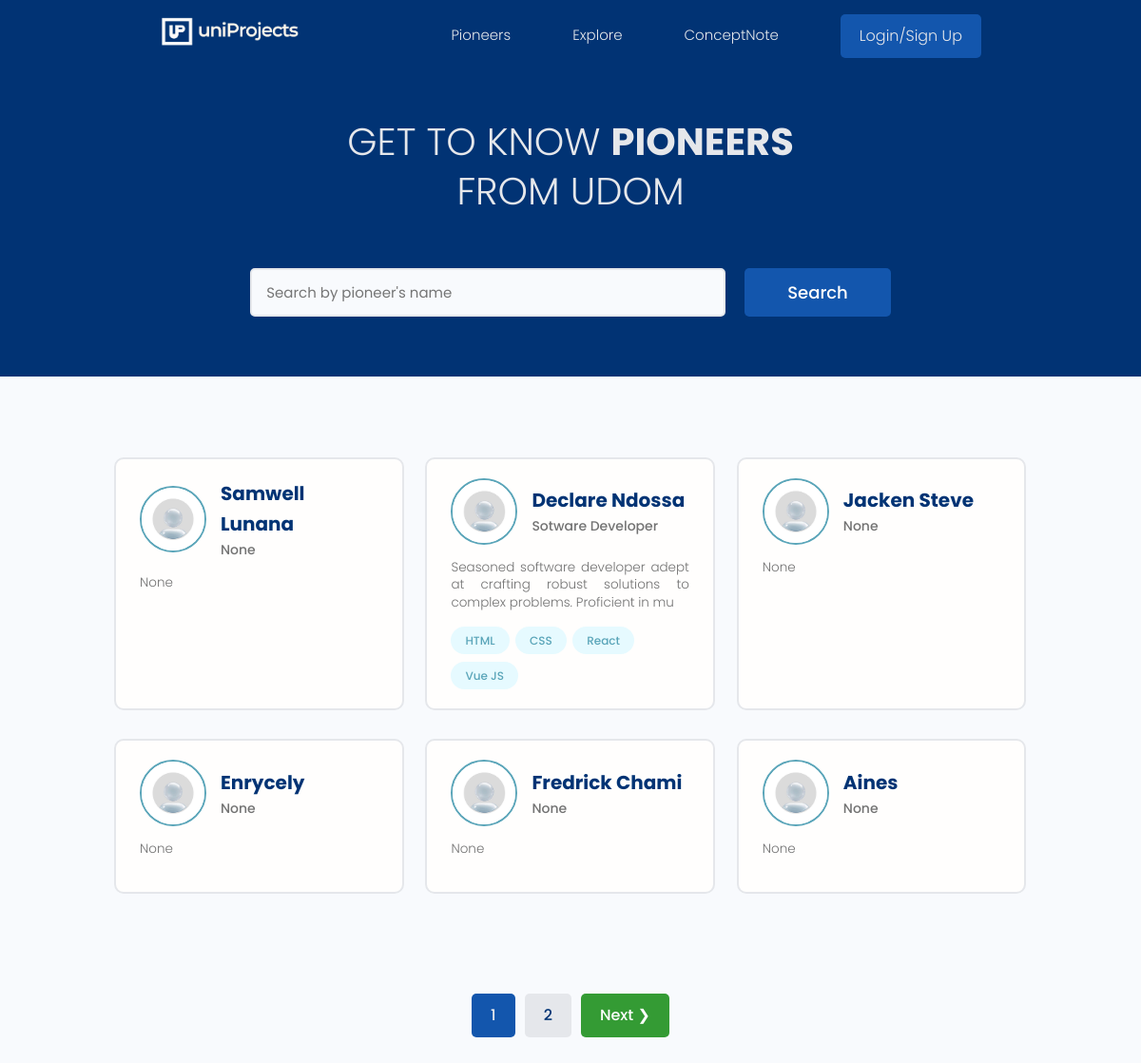
Before: /users/ with the older database file.
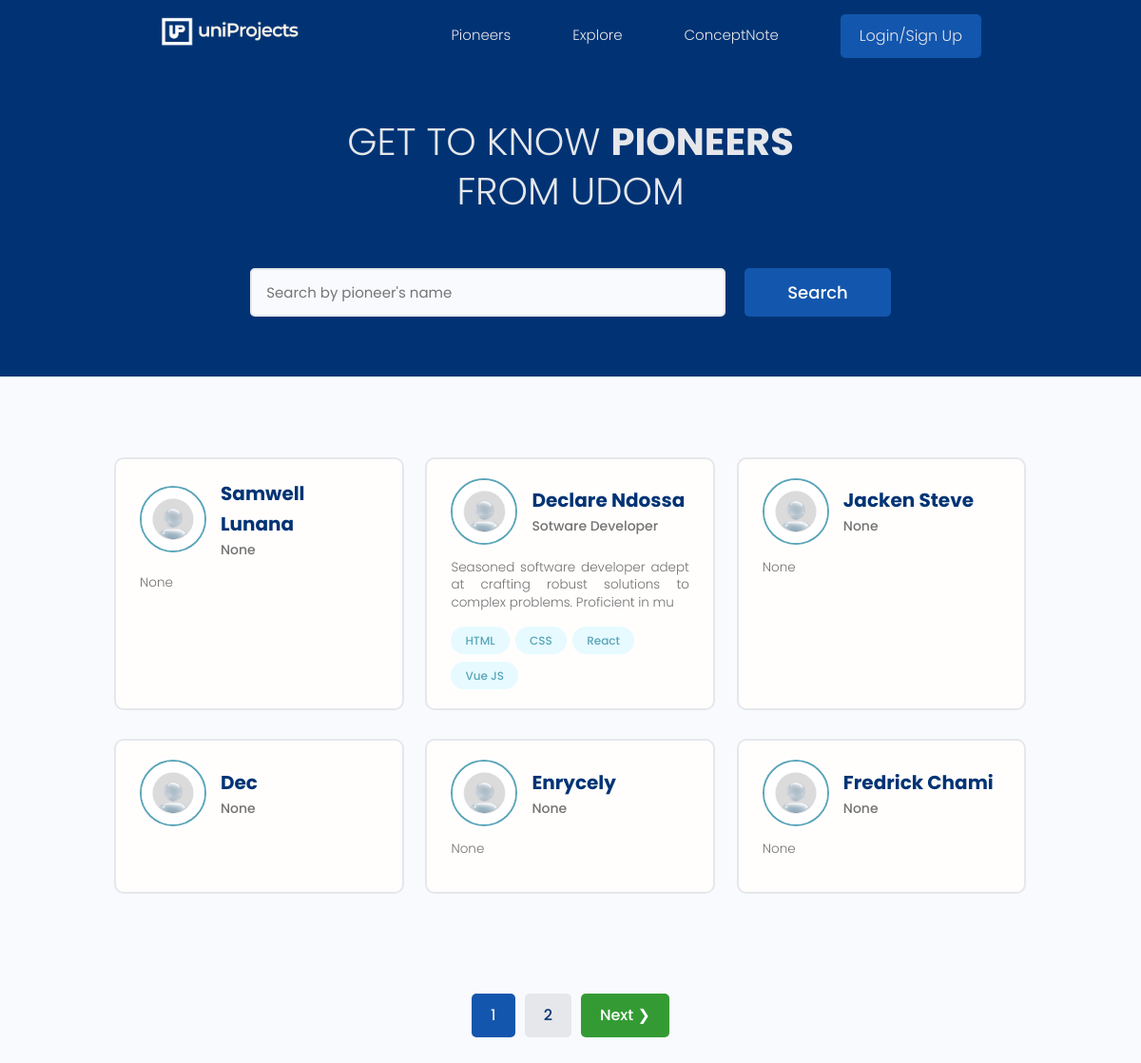
After: the same page with the newer database file.
### users/models.py (models this page shows, shortened)
class Profile(models.Model):
    user = models.OneToOneField(User, on_delete=models.CASCADE, null=True, blank=True)
    name = models.CharField(max_length=200, blank=True, null=True)
    email = models.EmailField(max_length=500, blank=True, null=True)
    username = models.CharField(max_length=200, blank=True, null=True)
    location = models.CharField(max_length=200, blank=True, null=True)
    short_intro = models.CharField(max_length=200, blank=True, null=True)
    bio = models.TextField(blank=True, null=True)
    profile_image = models.ImageField(null=True, blank=True, upload_to='profiles/', default="profiles/user.jpeg")
    social_github = models.CharField(max_length=200, blank=True, null=True)
    social_twitter = models.CharField(max_length=200, blank=True, null=True)
    social_linkedin = models.CharField(max_length=200, blank=True, null=True)
    social_youtube = models.CharField(max_length=200, blank=True, null=True)
    social_website = models.CharField(max_length=200, blank=True, null=True)
    created = models.DateTimeField(auto_now_add = True)
    id = models.UUIDField(default=uuid.uuid4, unique = True,
                          primary_key = True, editable = False)

class Skill(models.Model):
    owner = models.ForeignKey(Profile, on_delete=models.CASCADE, null=True, blank=True)
    name = models.CharField(max_length=200, blank=True, null=True)
    description = models.TextField(blank=True, null=True)
    created = models.DateTimeField(auto_now_add = True)
    id = models.UUIDField(default=uuid.uuid4, unique = True,
                          primary_key = True, editable = False)
    def __str__(self):
        return str(self.name)

### users/views.py (the view)
# urls.py: path('', views.profiles, name="profiles"),
def profiles(request):
    profiles, search_query = searchProfile(request)
    custom_range, profiles = paginateProfiles(request, profiles, 6)
    context = {
                "profiles":profiles,
                'search_query':search_query,
                'custom_range': custom_range
                }
    return render(request, 'users/profiles.html', context)

### users/utils.py (called while the page is built)
def paginateProfiles(request, profiles, results):
    page = request.GET.get('page')
    paginator = Paginator(profiles, results)
    try:
       profiles = paginator.page(page)
    except PageNotAnInteger:
        page = 1
        profiles = paginator.page(page)
    except EmptyPage:
        page = paginator.num_pages
        profiles = paginator.page(page)
    leftIndex = (int(page) - 4)
    if leftIndex < 1:
        leftIndex= 1
    rightIndex = (int(page)+5)
    if rightIndex > paginator.num_pages:
        rightIndex = paginator.num_pages + 1
    custom_range = range(leftIndex, rightIndex)
    return custom_range, profiles

def searchProfile(request):
    search_query = ''
    if request.GET.get('search_query'):
        search_query = request.GET.get('search_query')
    skills = Skill.objects.filter(name__icontains=search_query)
    profiles = Profile.objects.distinct().filter(
        Q(name__icontains=search_query) |
        Q(short_intro__icontains=search_query)|
        Q(skill__in=skills)
        )
    return profiles, search_query

### users/templates/users/profiles.html (shortened to what this page needs)
{% extends 'main.html' %}
{% block content %}
  <main class="home">
    <section class="hero-section text-center">
      <div class="container container--narrow">
        <div class="hero-section__box">
          <h2>GET TO KNOW <span>PIONEERS</span></h2>
          <h2>FROM UDOM</h2>
        </div>
        <div class="hero-section__search">
          <form  class="form" action="{% url 'profiles' %}" method="get">
              <div class="form__field">
                  <input class="input input--text" id="formInput#search" type="text" name="search_query"
                      value="{{search_query}}" placeholder="Search by pioneer's name" />
              </div>
              <input class="btn btn--sub btn--lg" type="submit" value="Search" />
          </form>
      </div>
      </div>
    </section>
    <section class="devlist">
      <div class="container">
        <div class="grid grid--three">
        {% for profile in profiles %}
          <div class="column card">
            <div class="dev">
              <a href="{% url 'user-profile' profile.id %}" class="card__body">
                <div class="dev__profile">
                  <img class="avatar avatar--md" src="{{profile.profile_image.url }}" alt="image" />
                  <div class="dev__meta">
                    <h3>{{ profile.name }}</h3>
                    <h5>{{ profile.short_intro  }}</h5>
                  </div>
                </div>
                <p class="dev__info">{{ profile.bio|slice:"100" }}</p>
                <div class="dev__skills">
                {% for skill in profile.skill_set.all|slice:"5" %}
                  <span class="tag tag--pill tag--main">
                    <small>{{ skill }}</small>
                  </span>
                {% endfor %}
                </div>
              </a>
            </div>
          </div>
        {% endfor %}
        </div>
      </div>
    </section>
    {% include 'pagination.html' with queryset=profiles custom_range=custom_range%}
  </main>
{% endblock %}

### templates/main.html (shortened to what this page needs)
<!DOCTYPE html>
{% load static %}
<html lang="en">
<head>
    <link rel="stylesheet" href="https://cdn.iconmonstr.com/1.3.0/css/iconmonstr-iconic-font.min.css" />
    <link rel="stylesheet" href="{% static 'uikit/styles/uikit.css' %}" />
    <link rel="stylesheet" href="{% static 'styles/app.css' %}" />
</head>
<body>
    {% include 'navbar.html' %}
    {% block content %}
    {% endblock content %}
</body>
</html>

### templates/navbar.html (shortened to what this page needs)
{% load static %}
  <header class="header">
    <div class="container container--narrow">
      <a href="{% url 'welcome' %}" class="header__logo">
        <img src="{% static 'images/logoia.png' %}" alt="UniProjects Logo" />
      </a>
      <nav class="header__nav">
        <ul class="header__menu">
          <li class="header__menuItem"><a href="{% url 'profiles' %}">Pioneers</a></li>
          <li class="header__menuItem"><a href="{% url 'projects' %}">Explore</a></li>
          <li class="header__menuItem"><a href="{% url 'view-cnote' %}">ConceptNote</a></li>
          {% if request.user.is_authenticated %}
          <li class="header__menuItem"><a href="{% url 'inbox' %}">Inbox</a></li>
          <li class="header__menuItem"><a href="{% url 'account' %}">Profile</a></li>
          <li class="header__menuItem"><a href="{% url 'logout' %}" class="btn btn--sub" style="background-color: crimson">Logout</a></li>
          {% else %}
          <li class="header__menuItem"><a href="{% url 'login' %}" class="btn btn--sub">Login/Sign Up</a></li>
          {% endif %}
        </ul>
      </nav>
    </div>
  </header>

### templates/pagination.html (shortened to what this page needs)
{% if queryset.has_other_pages %}
<div class="pagination">
  <ul class="container">
    {% for page in custom_range %}
    {% if page == queryset.number%}
    <li><a href="?page={{page}}"  class="btn page-link btn--sub" data-page="{{ page }}">{{ page }}</a></li>
    {% else %}
    <li><a href="?page={{page}}" class="btn page-link" data-page="{{ page }}">{{ page }}</a></li>
    {% endif %}
    {% endfor %}
    {% if queryset.has_next %}
    <li><a href="?page={{queryset.next_page_number}}" class="btn page-link" data-page="{{queryset.next_page_number}}" style="background-color: rgb(52, 155, 52); color: white;">Next &#10095;</a></li>
    {% endif %}
  </ul>
</div>
{% endif %}

### static/styles/app.css (style rules this page uses)
:root { --color-sub: #013374; }
.btn--sub { background-color:#1356ad; }
.card { border: 2px solid var(--color-light); }
img { width: 100%; }
.header { position: sticky; z-index: 111; background-color: var(--color-sub); padding: 1.5rem 0; }
.header > .container { display: flex; justify-content: space-between; align-items: center; }
.header__logo > img { height: 3rem; }
.header__nav > ul { display: inline-flex; align-items: center; list-style: none; gap: 6.5rem; }
.header__menuItem > a { color: var(--color-light); font-weight: 300; }
.hero-section { height: 40vh; display: flex; align-items: center; background-color: var(--color-sub); }
.hero-section__box { margin-bottom: 4rem; }
.hero-section__box > h2, .hero-section__box > h2 > span { font-size: 4rem; color: var(--color-light); line-height: 1.3; text-transform: uppercase; }
.hero-section__box > h2 { font-weight: 300; }
.hero-section__box > h2 > span { font-weight: 700; }
.hero-section__search > .form { display: flex; align-items: center; justify-content: center; gap: 2rem; }
.hero-section__search > .form input.input--text { width: 50rem; }
.devlist { margin-top: 8rem; }
.devlist .grid { align-items: stretch; }
.devlist .dev .dev__profile { display: flex; align-items: center; gap: 1.5rem; }
.devlist .dev .dev__meta h3 { color: var(--color-sub); font-size: 2rem; font-weight: 700; }
.devlist .dev .dev__meta h5 { color: var(--color-text); font-size: 1.4rem; font-weight: 500; }
.devlist .dev .dev__info { margin: 1.5rem 0; font-size: 1.35rem; line-height: 1.4; text-align: justify; }
.pagination { margin-top: 8rem; margin-bottom: 10rem; }
.pagination > ul { flex-wrap: wrap; list-style: none; display: flex; align-items: center; justify-content: center; gap: 1rem; }
.pagination .btn { color: var(--color-sub); }
.pagination .btn.btn--sub { color: var(--color-light); }

### static/uikit/styles/modules/_variables.css (style rules this page uses)
:root { --color-main: #5aa5b9; --color-main-light: #e6faff; --color-sub: #3f4156; --color-sub-light: #51546e; --color-sub-lighter: #ededfd; --color-text: #737373; --color-gray: #8b8b8b; --color-light: #e5e7eb; --color-light-gray: #767676; --color-bg: #f8fafd; --color-white: #fffefd; --color-white-light: #f3f3f3; --color-success: #359e64; --color-success-bg: #def8e8; --color-error: #fc4b0b; --color-error-bg: #fff2ee; --font-base: 'Poppins', arial, helvetica, 'Segoe UI', roboto, ubuntu, sans-serif; --font-monospace: 'Fira Code', 'Courier New', courier, monospace; --font-regular: 300; --font-medium: 500; --font-bold: 700; --generic-shadow: 1px 1px 5px #00000010; --generic-transition: all 0.3s ease-in-out; }

### static/uikit/styles/modules/_base.css (style rules this page uses)
* { margin: 0; padding: 0; box-sizing: border-box; text-rendering: optimizeLegibility; color: inherit; font-size: inherit; }
html { font-size: 50%; }
@media only screen and (min-width: 480px) { html { font-size: 56.25%; } }
@media only screen and (min-width: 1200px) { html { font-size: 62.5%; } }
body { line-height: 1.6; font-weight: 400; font-size: 1.5rem; color: var(--color-text); background-color: var(--color-bg); min-height: 100vh; }

### static/uikit/styles/modules/_typography.css (style rules this page uses)
* { font-family: var(--font-base); }
h2 { font-size: 3.6rem; font-weight: var(--font-bold); }
h3 { font-size: 3.2rem; font-weight: var(--font-medium); }
h5 { font-size: 2.4rem; font-weight: var(--font-medium); }
h5, h6 { font-weight: var(--font-regular); }
p, span, strong { font-size: 1.6rem; color: var(--color-text); font-weight: var(--font-regular); }
a { padding-bottom: 2px; text-decoration: none; display: inline-block; color: var(--color-main); font-weight: var(--font-medium); }

### static/uikit/styles/modules/_utilities.css (style rules this page uses)
.container { width: 92%; max-width: 165rem; margin: 0 auto; box-sizing: border-box; }
.container--narrow { width: 92%; max-width: 120rem; }
@media screen and (min-width: 1000px) { .container { width: 90%; } }
@media screen and (min-width: 1000px) { .container--narrow { width: 85%; } }
@media screen and (min-width: 1200px) { .container { width: 80%; } }
@media screen and (min-width: 1200px) { .container--narrow { width: 72%; } }
.text-center { text-align: center; }

### static/uikit/styles/modules/_avatar.css (style rules this page uses)
.avatar { border-radius: 50%; border: 2px solid var(--color-main); object-fit: cover; }
.avatar--md { height: 7rem; width: 7rem; }

### static/uikit/styles/modules/_card.css (style rules this page uses)
.card { border-radius: 1rem; background-color: var(--color-white); border: 1.5px solid var(--color-light); width: auto; height: auto; margin-top: 0.5rem; margin-bottom: 0.5rem; overflow: hidden; }
.card__body, .card__header { padding: 2rem 2.5rem; }

Changed rows visible on the page:
no longer on this page (row unchanged): Profile: profile_image (placeholder picture), name "Aines", short_intro "None", bio "None"
added Profile: profile_image (placeholder picture), name "Dec", short_intro "None"
